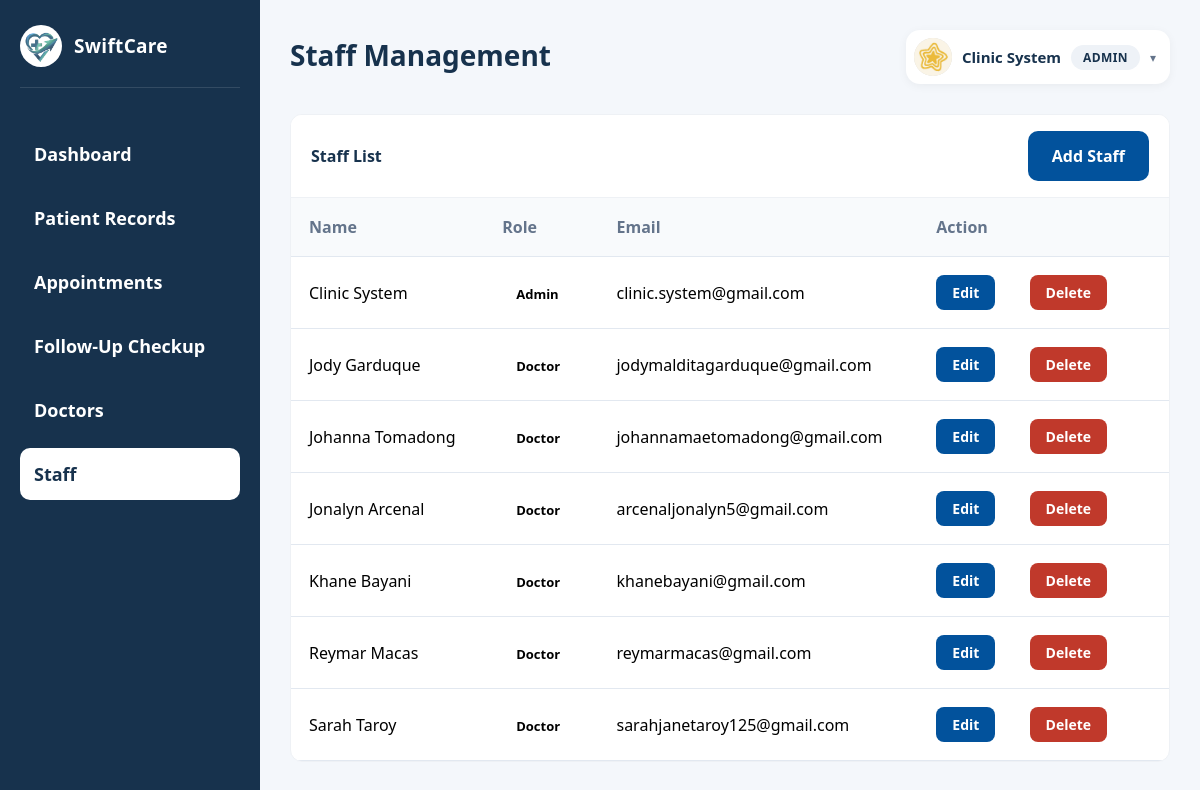
Page /view/admin/admin_staff.php (signed in) on the earlier database version.
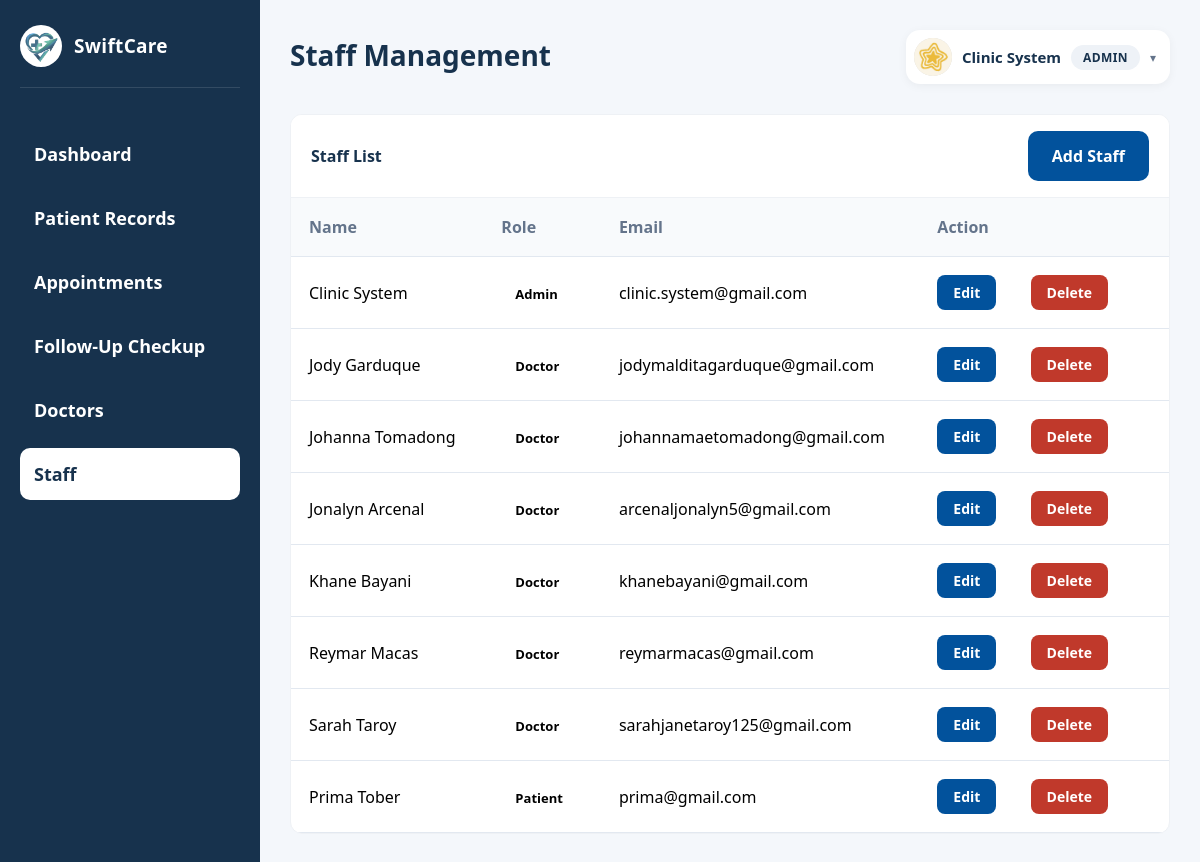
Same page on the later database version.
### tables this page shows
CREATE TABLE `users` (
  `id` int(11) NOT NULL,
  `role` enum('admin','doctor','patient') NOT NULL,
  `first_name` varchar(100) NOT NULL,
  `last_name` varchar(100) NOT NULL,
  `email` varchar(100) NOT NULL,
  `username` varchar(100) DEFAULT NULL,
  `license_number` varchar(50) DEFAULT NULL,
  `schedule_days` varchar(200) DEFAULT NULL,
  `schedule_time_start` varchar(20) DEFAULT NULL,
  `schedule_time_end` varchar(20) DEFAULT NULL,
  `profile_photo` varchar(255) DEFAULT NULL,
  `password` varchar(255) NOT NULL,
  `created_at` timestamp NOT NULL DEFAULT current_timestamp()
);

### model/User.php (called while the page is built, shortened)
<?php
class User {
    private $conn;
    function __construct($db){
        $this->conn = $db;
    }
    function getAllUsers(){
        $query = "SELECT * FROM users ORDER BY role, first_name ASC";
        $stmt = $this->conn->prepare($query);
        $stmt->execute();
        return $stmt;
    }
    function getUserById($id){
        $query = "SELECT * FROM users WHERE id = :id";
        $stmt = $this->conn->prepare($query);
        $stmt->bindParam(":id", $id);
        $stmt->execute();
        return $stmt->fetch(PDO::FETCH_ASSOC);
    }
}

### view/admin/admin_staff.php (the view, shortened to what the rows shown need)
<?php
require_once 'C:\xampp\htdocs\clinic1\model\User.php';
$database = new Database();
$conn = $database->connect();
$user = new User($conn);
$user_info = $user->getUserById($_SESSION['user_id']);
$users_result = $user->getAllUsers();
$edit_mode = isset($_GET['edit']) && $_GET['edit'] == 1;
$edit_id = $_GET['edit_id'] ?? 0;
$edit_user = $edit_id ? $user->getUserById($edit_id) : null;
$add_mode = isset($_GET['add']) && $_GET['add'] == 1;
$add_error = $_SESSION['error'] ?? "";
?>
<!DOCTYPE html>
<html lang="en">
<head>
    <link rel="stylesheet" href="../css/admin_dashboard.css">
    <link rel="stylesheet" href="../css/admin.css">
</head>
<body>
<div class="dashboard-container">
    <aside class="sidebar">
        <div class="sidebar-top">
            <div class="sidebar-clinic-name">
                <h2>SwiftCare</h2>
            </div>
        </div>
    </aside>
    <main class="main-content">
        <header class="topbar">
            <div class="topbar-left">
                <div class="clinic-text">
                    <h1><?php echo $edit_mode ? 'Edit User' : ($add_mode ? 'Add Staff' : 'Staff Management'); ?></h1>
                </div>
            </div>
            <div class="user-menu">
                <button type="button" class="user-menu-toggle" onclick="toggleUserMenu(this)">
                    <?php if(!empty($user_info['profile_photo'])): ?>
                    <img src="../../uploads/<?php echo $user_info['profile_photo']; ?>" class="user-avatar" style="object-fit: cover;">
                    <?php else: ?>
                    <div class="user-avatar"></div>
                    <?php endif; ?>
                    <span class="user-name"><?php echo $_SESSION['name']; ?></span>
                    <span class="user-role-badge">Admin</span>
                    <span class="dropdown-arrow">&#9662;</span>
                </button>
            </div>
        </header>
        <section class="table-section">
            <?php if ($add_mode): ?>
            <div class="staff-form-box">
                <?php if($add_error): ?>
                <div class="error-box"><?php echo nl2br(htmlspecialchars($add_error)); ?></div>
                <?php endif; ?>
                <form action="http://localhost/clinic1/controller/StaffController.php" method="POST" enctype="multipart/form-data">
                    <div class="form-grid">
                        <div class="form-group span-2">
                            <label>Role <span class="req">*</span></label>
                            <select name="role" id="role" required onchange="showFields()">
                                <option value="" disabled selected>Select Role</option>
                                <option value="admin">Admin</option>
                                <option value="doctor">Doctor</option>
                            </select>
                        </div>
                        <div class="form-group">
                            <label>First Name <span class="req">*</span></label>
                            <input type="text" name="first_name" required>
                        </div>
                        <div class="form-group">
                            <label>Last Name <span class="req">*</span></label>
                            <input type="text" name="last_name" required>
                        </div>
                        <div class="form-group">
                            <label>Email <span class="req">*</span></label>
                            <input type="email" name="email" required placeholder="example@email.com">
                        </div>
                        <div id="adminFields" style="display: none;">
                            <div class="form-group">
                                <label>Username <span class="req">*</span></label>
                                <input type="text" name="username" id="usernameInput">
                            </div>
                        </div>
                        <div id="doctorFields" style="display: none;">
                            <div class="form-group">
                                <label>License Number <span class="req">*</span></label>
                                <input type="text" name="license_number" id="licenseInput">
                            </div>
                            <div class="form-group span-2">
                                <label>Schedule Days <span class="req">*</span></label>
                                <small style="color: #666; font-size: 11px;">Select available days</small>
                                <div class="checkbox-group">
                                    <label><input type="checkbox" name="schedule_days[]" value="Monday"> Monday</label>
                                    <label><input type="checkbox" name="schedule_days[]" value="Tuesday"> Tuesday</label>
                                    <label><input type="checkbox" name="schedule_days[]" value="Wednesday"> Wednesday</label>
                                    <label><input type="checkbox" name="schedule_days[]" value="Thursday"> Thursday</label>
                                    <label><input type="checkbox" name="schedule_days[]" value="Friday"> Friday</label>
                                    <label><input type="checkbox" name="schedule_days[]" value="Saturday"> Saturday</label>
                                    <label><input type="checkbox" name="schedule_days[]" value="Sunday"> Sunday</label>
                                </div>
                            </div>
                            <div class="form-group">
                                <label>Start Time <span class="req">*</span></label>
                                <select name="schedule_time_start" id="timeStart">
                                    <option value="">Select Start Time</option>
                                    <option value="8:00 AM">8:00 AM</option>
                                    <option value="9:00 AM">9:00 AM</option>
                                    <option value="10:00 AM">10:00 AM</option>
                                    <option value="11:00 AM">11:00 AM</option>
                                    <option value="12:00 PM">12:00 PM</option>
                                    <option value="1:00 PM">1:00 PM</option>
                                    <option value="2:00 PM">2:00 PM</option>
                                </select>
                            </div>
                            <div class="form-group">
                                <label>End Time <span class="req">*</span></label>
                                <select name="schedule_time_end" id="timeEnd">
                                    <option value="">Select End Time</option>
                                    <option value="12:00 PM">12:00 PM</option>
                                    <option value="1:00 PM">1:00 PM</option>
                                    <option value="2:00 PM">2:00 PM</option>
                                    <option value="3:00 PM">3:00 PM</option>
                                    <option value="4:00 PM">4:00 PM</option>
                                    <option value="5:00 PM">5:00 PM</option>
                                    <option value="6:00 PM">6:00 PM</option>
                                </select>
                            </div>
                        </div>
                        <div class="form-group">
                            <label>Password <span class="req">*</span></label>
                            <div class="pw-wrap">
                                <input type="password" name="password" id="regPw" required>
                                <button type="button" class="eye-btn" onclick="togglePw('regPw',this)" title="Show/Hide">&#128065;</button>
                            </div>
                            <span class="pw-hint">Must be 6 or more characters</span>
                        </div>
                        <div class="form-group">
                            <label>Confirm Password <span class="req">*</span></label>
                            <div class="pw-wrap">
                                <input type="password" name="confirm_password" id="regPw2" required>
                                <button type="button" class="eye-btn" onclick="togglePw('regPw2',this)" title="Show/Hide">&#128065;</button>
                            </div>
                        </div>
                        <div class="profile-photo span-2">
                            <label>Profile Photo (Optional)</label>
                            <input type="file" name="profile_photo" accept="image/*">
                        </div>
                        <button class="login-btn span-2" type="submit" name="addStaffBtn">CREATE STAFF ACCOUNT</button>
                    </div>
                </form>
            </div>
            <?php else: ?>
            <table class="appointment-table">
                <thead>
                    <tr>
                        <th>Name</th>
                        <th>Role</th>
                        <th>Email</th>
                        <th>Action</th>
                    </tr>
                </thead>
                <tbody>
                    <?php if ($users_result->rowCount() > 0): ?>
                        <?php while ($row = $users_result->fetch(PDO::FETCH_ASSOC)): ?>
                        <tr>
                            <td><?php echo $row['first_name'].' '.$row['last_name']; ?></td>
                            <td><span class="status <?php echo $row['role']; ?>"><?php echo ucfirst($row['role']); ?></span></td>
                            <td><?php echo $row['email']; ?></td>
                            <td>
                                <a href="http://localhost/clinic1/view/admin/admin_staff.php?edit=1&edit_id=<?php echo $row['id']; ?>" class="action-btn view-btn">Edit</a>
                                <form method="POST" action="http://localhost/clinic1/controller/UserController.php" style="display:inline;">
                                    <button type="submit" name="deleteUser" class="action-btn delete-btn" onclick="return confirm('Delete user?')">Delete</button>
                                </form>
                            </td>
                        </tr>
                        <?php endwhile; ?>
                    <?php else: ?>
                        <tr>
                            <td colspan="4" style="text-align: center; color: #64748b;">No users found</td>
                        </tr>
                    <?php endif; ?>
                </tbody>
            </table>
            <?php endif; ?>
        </section>
    </main>
</div>
</body>
</html>

Differences in the rows shown:
added users: first_name "Prima", last_name "Tober", role "Patient", email "prima@gmail.com"
